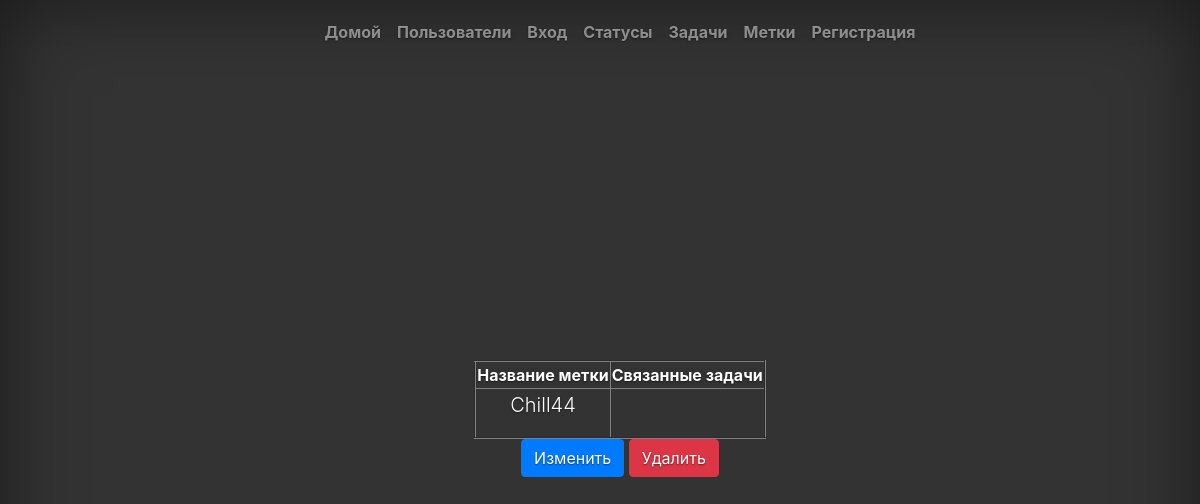
Before: /labels/4/ with the older database file.
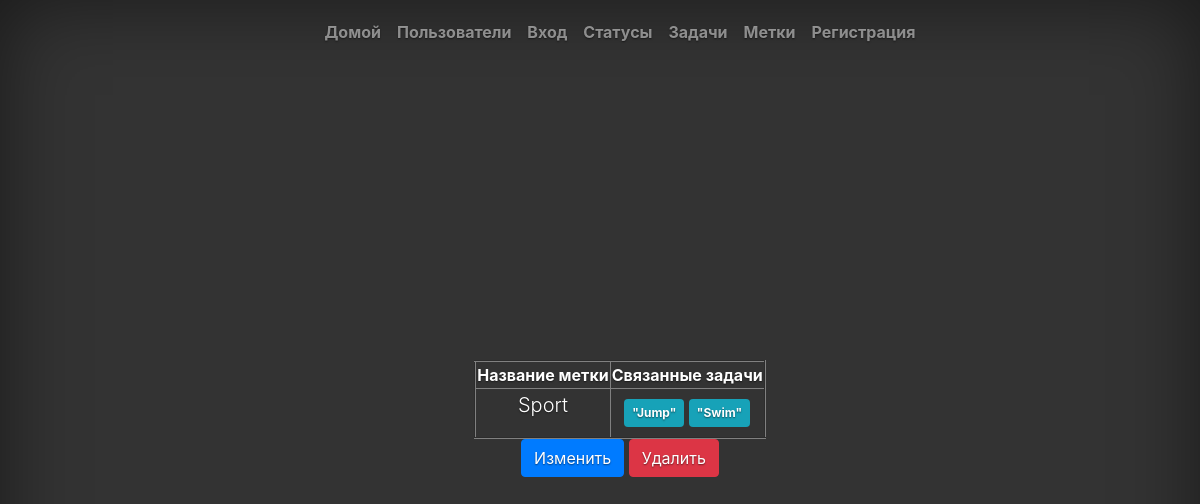
After: the same page with the newer database file.
### tasks/models.py (models this page shows, shortened)
class Label(models.Model):
    name = models.CharField('Имя', max_length=70, unique=True)
    class Meta():
        ordering = ['name']

class Task(models.Model):
    name = models.CharField('Имя', max_length=50, null=True, blank=True)
    description = models.TextField('Описание', max_length=150, null=True, blank=True)
    task_status = models.ForeignKey(TaskStatus, verbose_name='Статус', null=True, blank=True, on_delete=models.PROTECT)
    creator = models.ForeignKey(CustomUser, verbose_name='Автор', on_delete=models.CASCADE, null=True, blank=True, related_name='creator')
    assigned_to = models.ForeignKey(CustomUser, verbose_name='Исполнитель', on_delete=models.PROTECT, null=True, blank=True, related_name='assigned')
    label = models.ManyToManyField(Label, through='RelatedModel', through_fields=('task', 'label'), blank=True, verbose_name='Метки')
    class Meta():
        ordering = ['name']
    def __str__(self):
        return self.name

### task_manager/views.py (the view)
# urls.py: path('labels/<int:pk>/', views.LabelView.as_view(), name='label'),
class LabelView(generic.DetailView):
    model = Label
    template_name = 'label_view.html'

### task_manager/templates/label_view.html (shortened to what this page needs)
{% extends 'index.html' %}
{% load bootstrap4 %}
{% load i18n %}
{% block welcome %}
<body class="text-center">
	<table border="2" align="center">
		<tr>
			<th>Название метки</th>
			<th>Связанные задачи</th>
		</tr>
		<tr>
			<td>
				<p class="lead">{{ object.name }}</p>
			</td>
			<td>
				{% for task in object.task_set.all %}
					<span class="badge badge-info p-2">"{{ task }}"</span>
				{% endfor %}
			</td>
		</tr>
	</table>
	<a class="btn btn-primary" href={% url 'update_label' object.id %}>{% translate "Изменить" %}</a>
	<a class="btn btn-danger" href={% url 'delete_label' object.id %}>{% translate "Удалить" %}</a>
</body>
{% endblock welcome %}

Changed rows visible on the page:
changed Label: name "Chill44" → "Sport"
added Task: name "Jump"
added Task: name "Swim"
